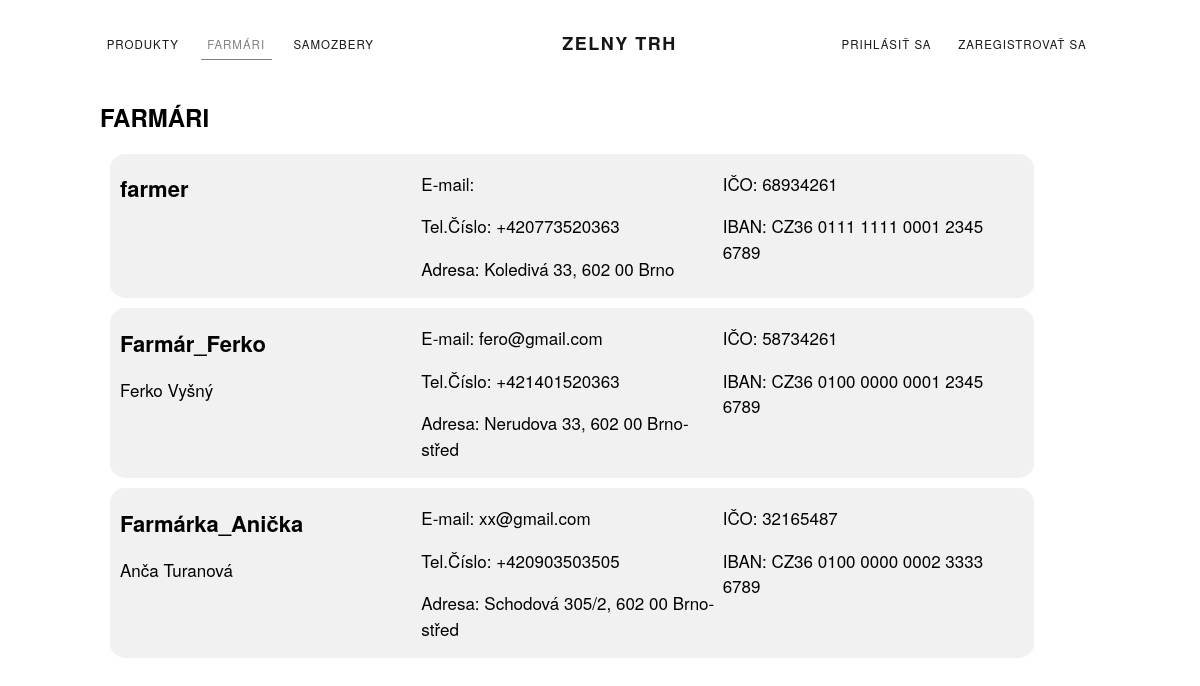
The page /php_script/index.php?category=farmers on the database its author committed.
### tables this page shows
CREATE TABLE FARMERS (
    LOGIN VARCHAR(64) NOT NULL PRIMARY KEY,
    ADDRESS VARCHAR(64) NOT NULL,
    ICO VARCHAR(8) NOT NULL,
    PHONE VARCHAR(13) NOT NULL,
    IBAN VARCHAR(32) NOT NULL,
    FOREIGN KEY (LOGIN) REFERENCES ACCOUNTS(LOGIN)
);

CREATE TABLE ACCOUNTS (
    ID INT(64) NOT NULL PRIMARY KEY AUTO_INCREMENT,
    LOGIN VARCHAR(64) NOT NULL UNIQUE KEY,
    PASSWORD VARCHAR(128) NOT NULL,
    FULLNAME VARCHAR(64) NOT NULL,
    EMAIL VARCHAR(64) NOT NULL,
    MODERATE INT(1) NOT NULL DEFAULT 0
);

### php_ajax/services.php (called while the page is built, shortened)
<?php
class AccountService
{
    private $pdo;
    function __construct()
    {
        $this->pdo = $this->connect_db();
    }
    function connect_db()
    {
        $dsn = 'mysql:host=localhost;dbname=zelnytrh';
        $username = 'root';
        $password = 'passwd';
        $options = array(PDO::MYSQL_ATTR_INIT_COMMAND => 'SET NAMES utf8');
        $pdo = new PDO($dsn, $username, $password, $options);
        return $pdo;
    }
    function get($table, $what, $condition)
    {
        $query = $this->pdo->prepare("SELECT " . $what . " FROM " . $table . " WHERE " . $condition . ";");
        $query->execute();
        return $query;
    }
}

### php_script/main_view.php (shortened to what this page needs)
<head>
</head>
<?php
$db = new AccountService();
if ($_GET["category"] == "farmers") {
    echo "<div class=\"farmer-items\">";
    echo "<h1>FARMÁRI</h1>";
    $crops = $db->get("ACCOUNTS A, FARMERS F", "A.LOGIN, A.FULLNAME, A.EMAIL, F.LOGIN, F.ADDRESS, F.ICO, F.PHONE, F.IBAN", "A.LOGIN = F.LOGIN");
    $arr = $crops->fetch();
    for ($i = 0; $i < $crops->rowCount(); $i++) {
        echo "<div class='farmer-item' id=\"{$arr['CROP_NAME']}\">";
        echo "<div class='item_col'><h2>{$arr['LOGIN']}</h2>";
        echo "<p>{$arr['FULLNAME']}</p></div>";
        echo "<div class='item_col'><p>E-mail: {$arr['EMAIL']}</p>";
        echo "<p>Tel.Číslo: {$arr['PHONE']}</p>";
        echo "<p>Adresa: {$arr['ADDRESS']}</p></div>";
        echo "<div class='item_col'><p>IČO: {$arr['ICO']}</p>";
        echo "<p>IBAN: {$arr['IBAN']}</p></div>";
        echo "</div>";
        $arr = $crops->fetch();
    }
    echo "</div>";
}
?>

### styles/style.css (style rules this page uses)
* { box-sizing: border-box; }
html { font-size: 62.5%; }
body { font-family: "Helvetica Neue", Helvetica, Arial, sans-serif; font-size: 1.4rem; margin: 0; }
p { line-height: 1.5; }
h1 { font-size: 2.4rem; }
h2 { font-size: 2.2rem; }
.farmer-item { background-color: #f1f1f1; border-radius: 15px; margin: 10px; padding: 0 10px; overflow: hidden; width: 77vw; display: grid; grid-template-columns: 1fr 1fr 1fr; }
.item_col { display: block; }
.item_col p { font-size: 17px; }

### rows shown on the page
farmers: LOGIN "farmer", PHONE "+420773520363", ADDRESS "Koledivá 33, 602 00 Brno", ICO "68934261", IBAN "CZ36 0111 1111 0001 2345 6789"
farmers: LOGIN "Farmár_Ferko", accounts.FULLNAME "Ferko Vyšný", accounts.EMAIL "fero@gmail.com", PHONE "+421401520363", ADDRESS "Nerudova 33, 602 00 Brno-střed", ICO "58734261", IBAN "CZ36 0100 0000 0001 2345 6789"
farmers: LOGIN "Farmárka_Anička", accounts.FULLNAME "Anča Turanová", accounts.EMAIL "xx@gmail.com", PHONE "+420903503505", ADDRESS "Schodová 305/2, 602 00 Brno-střed", ICO "32165487", IBAN "CZ36 0100 0000 0002 3333 6789"

### other values the page prints
$name "PRODUKTY SAMOZBERY"
$name "FARMÁRI"
